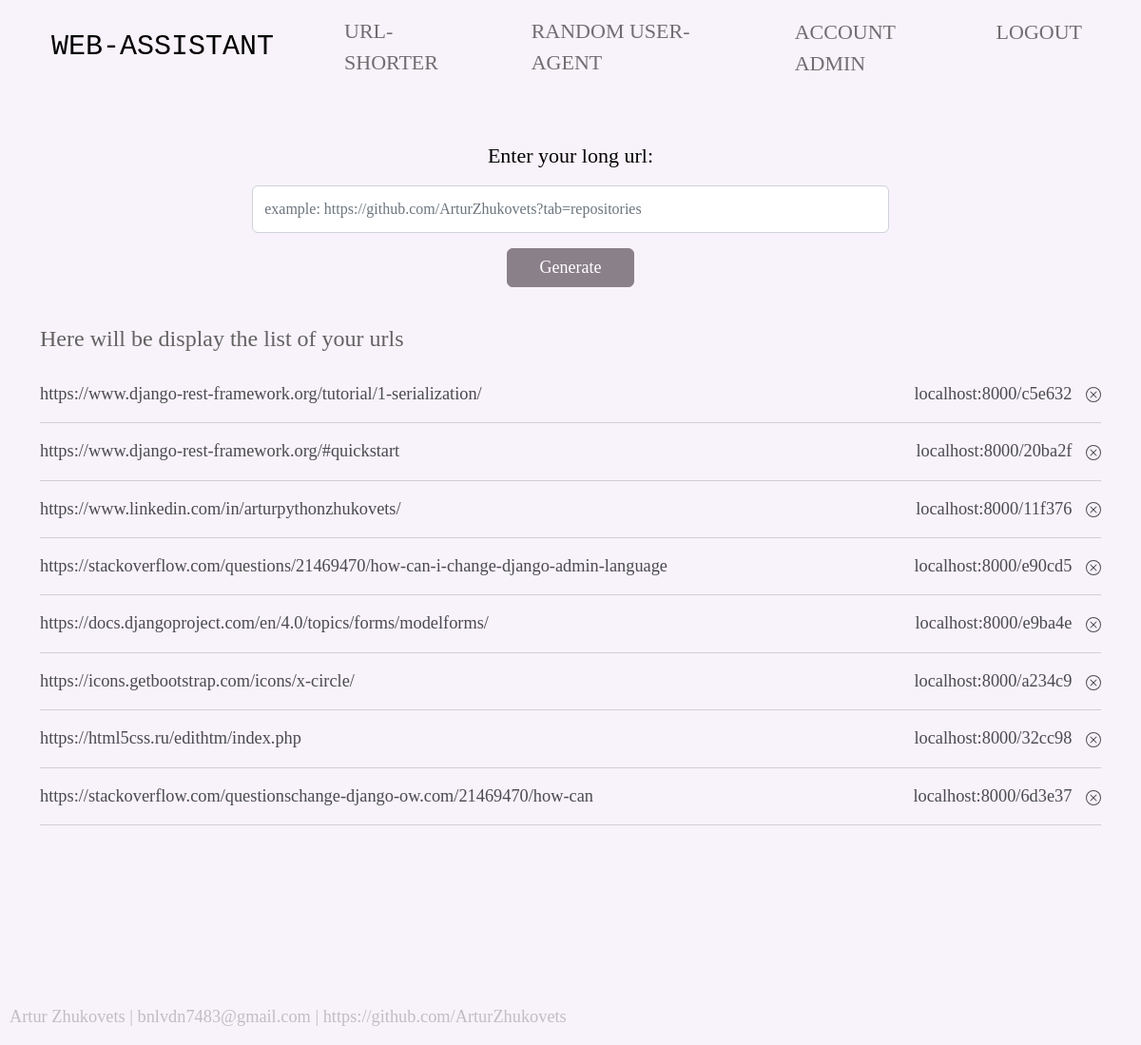
The app's page /shorter/ (signed in) with its own data.
### shorter/models.py (models this page shows, shortened)
class Url(models.Model):
    source_url = models.CharField(max_length=500, validators=[MinLengthValidator(8)])
    url_id = models.CharField(max_length=20)
    class Meta:
        ordering = ['-id']

### shorter/views.py (the view)
# urls.py: path('', shorter, name='shorter'),
def shorter(request):
    list_of_urls = Url.objects.all()
    url_id = str(uuid4())[:6]
    generated_url = DOMAIN + url_id
    if request.method == 'POST':
        form = UrlForm(request.POST)
        if form.is_valid() and not Url.objects.filter(source_url=form.cleaned_data['source_url']):
            new_url = Url(source_url=form.cleaned_data['source_url'], url_id=url_id)
            new_url.save()
            context = {'form': form, 'url_id': url_id, 'result':generated_url, 'list':list_of_urls, 'domain':DOMAIN}
            return render(request, 'shorter/shorter.html', context)
        else:
            error = 'This url is already exist'
            return render(request, 'shorter/shorter.html', {'form': form, 'error':error, 'list':list_of_urls, 'domain':DOMAIN})
    else:
        form = UrlForm()
    return render(request, 'shorter/shorter.html', context={'form': form, 'list':list_of_urls, 'domain':DOMAIN})

### shorter/forms.py
class UrlForm(ModelForm):
    class Meta:
        model = Url
        fields = ('source_url', )
        labels = {'source_url': 'Enter your long url'}
        widgets = {
            'source_url': TextInput(attrs={
                'class': 'form-control',
                'placeholder': 'example: https://github.com/ArturZhukovets?tab=repositories'
            })
        }
        error_messages = {'min_length': 'Your url is already too short! The new url will be longer'}

### shorter/templates/shorter/shorter.html (shortened to what this page needs)
{% extends 'base.html' %}
{% load static %}
{% block greetings %}
    {% if user.is_authenticated %}
    <div class="shorter-content">
    <form action="" method="post">
        {{ form.as_p }}
        <button class="btn btn-dark" type="submit"> Generate </button>
    </form>
    </div>
    <div class="list-shorter">
        <h3>Here will be display the list of your urls</h3>
        <ul>
            {% for item in list %}
            <li>
                <div class="short_url">
                    <a style="width: 80%" href="{%url 'to_source_url' item.url_id %}">{{item.source_url}}</a>
                <div>
                    <a class="link_to_another" href="{% url 'to_source_url' item.url_id %}">{{domain}}{{item.url_id}}</a>
                    <a href="{% url 'delete' item.url_id %}">
</a>
                </div>
                </div>
            </li>
            <hr>
            {% endfor %}
        </ul>
    </div>
{% endif %}
{% endblock %}

### templates/base.html (shortened to what this page needs)
{% load static %}
<!DOCTYPE html>
<html lang="en">
<head>
    <link href="https://cdn.jsdelivr.net/npm/bootstrap@5.2.0-beta1/dist/css/bootstrap.min.css" rel="stylesheet">
    <link rel="stylesheet" href="{% static 'css/base.css' %}">
</head>
<body>
<header>
    <div class="container">
        <nav class="navbar navbar-expand-lg navbar-light">
            <div class="container-fluid">
                <a class="navbar-brand" href="{% url 'home' %}">Web-assistant</a>
                <div class="collapse navbar-collapse" id="navbarSupportedContent">
                    <ul class="navbar-nav ml-auto mb-4 mb-lg-0">
                        <li class="nav-item"><a class="nav-link" href="{% url 'shorter' %}">Url-shorter</a></li>
                        <li class="nav-item"><a class="nav-link" href="{% url 'user_agent' %}">Random User-Agent</a></li>
                    </ul>
                    {% if request.user.is_authenticated %}
                    <div class="collapse navbar-collapse justify-content-end">
                        <ul class="navbar-nav ml-auto mb-4 mb-lg-0">
                            <li class="nav-item"><span class="nav-link user">ACCOUNT {{ user.username }}</span></li>
                            <li class="nav-item"><a class="nav-link" href="{% url 'logout' %}">Logout</a></li>
                        </ul>
                            {% endif %}
                    </div>
                </div>
            </div>
        </nav>
    </div>
</header>
    <div class="container mt-5">
                    {% block greetings %}
                    {% endblock %}
    </div>
<footer>
    <p><a href="https://www.linkedin.com/in/arturpythonzhukovets/">Artur Zhukovets</a> | bnlvdn7483@gmail.com | <a href="https://github.com/ArturZhukovets">https://github.com/ArturZhukovets</p>
</footer>
</body>
</html>

### static/css/base.css (style rules this page uses)
body { overflow-x:hidden; background-color: #f8f2fa; font-family: 'Playfair Display', serif; color: #626262; font-size: 22px; }
a { color: #4a4b4f; transition: 0.8s; text-decoration: none; display: inline-block }
header .navbar-light { background-color: #f8f2fa; }
header .navbar-brand { font-family: 'Inconsolata', monospace; font-size: 30px; color: #000; text-transform: uppercase; }
header .nav-item { text-transform: uppercase; margin-left: 50px; }
header .nav-item a::after { content: ''; display: block; width: 100%; background-color: #ccc; height: 1px; transform: scale(0); transition: all .3s; }
header .nav-link { color: #b4ade; }
.btn-dark { width: 20%; font-size: large; background-color: #8a8089; border-color: #8a8089; }
.nav-item { color: #b4ade; text-decoration: none; }
footer { margin-left: 10px; color: #6262625c; position: fixed; bottom: 0; font-size: smaller; }
footer a { color: #6262625c; display: inline; }
div .shorter-content { text-align: center; width: 60%; margin-left: 20%; }
div .shorter-content label { margin-bottom: 15px; color: black; }
div .shorter-content input { height: 49.75px; }
div .short_url { display: flex; justify-content: space-between; }
div .list-shorter { margin-top: 40px; }
div .list-shorter h3 { margin-bottom: 30px; font-size: 1.5rem; }
div .list-shorter ul { list-style-type: none; padding-left: 0px; font-size: smaller; }
.link_to_another { margin-right: 10px; }

### records on screen
Url: source_url "https://www.django-rest-framework.org/tutorial/1-serialization/", domain "localhost:8000/", url_id "c5e632"
Url: source_url "https://www.django-rest-framework.org/#quickstart", domain "localhost:8000/", url_id "20ba2f"
Url: source_url "https://www.linkedin.com/in/arturpythonzhukovets/", domain "localhost:8000/", url_id "11f376"
Url: source_url "https://stackoverflow.com/questions/21469470/how-can-i-change-django-admin-language", domain "localhost:8000/", url_id "e90cd5"
Url: source_url "https://docs.djangoproject.com/en/4.0/topics/forms/modelforms/", domain "localhost:8000/", url_id "e9ba4e"
Url: source_url "https://icons.getbootstrap.com/icons/x-circle/", domain "localhost:8000/", url_id "a234c9"
Url: source_url "https://html5css.ru/edithtm/index.php", domain "localhost:8000/", url_id "32cc98"
Url: source_url "https://stackoverflow.com/questionschange-django-ow.com/21469470/how-can", domain "localhost:8000/", url_id "6d3e37"

### other values on screen
{{ user.username }} "ADMIN"
